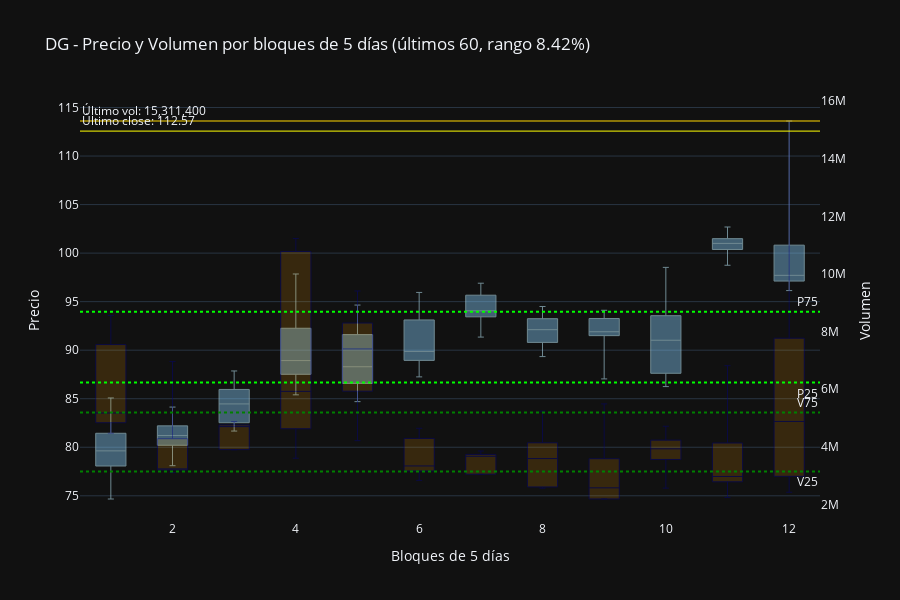

The notebook cell saved with this chart:
### Code cell
import plotly.graph_objects as go
import numpy as np

# === CONFIGURACIÓN ===
n = 60
d = 5
precio_color = "rgba(135,206,250,0.7)"   # skyblue más saturado
volumen_color = "rgba(255,165,0,0.4)"    # orange claro translúcido

# === PREPARAR DATOS ===
# Precio
df_p = df[["open", "high", "low", "close"]].dropna().tail(n).copy()
df_p["fecha"] = df_p.index
df_p["grupo"] = (np.arange(len(df_p)) // d) + 1
df_box_p = pd.melt(df_p, id_vars=["fecha", "grupo"], value_vars=["open", "high", "low", "close"], var_name="tipo", value_name="precio")

# Volumen
df_v = df[["volume"]].dropna().tail(n).copy()
df_v["fecha"] = df_v.index
df_v["grupo"] = (np.arange(len(df_v)) // d) + 1

# P25/P75/Cierre precio
p25 = df["close"].dropna().tail(n).quantile(0.25)
p75 = df["close"].dropna().tail(n).quantile(0.75)
close_last = df["close"].dropna().iloc[-1]
rango_pct = ((p75 - p25) / p25) * 100

# V25/V75/Cierre volumen
v25 = df["volume"].dropna().tail(n).quantile(0.25)
v75 = df["volume"].dropna().tail(n).quantile(0.75)
vol_last = df["volume"].dropna().iloc[-1]
rango_vol = ((v75 - v25) / v25) * 100

# === GRAFICO ===
fig = go.Figure()

# Boxplots precio
for g in sorted(df_box_p["grupo"].unique()):
    y = df_box_p[df_box_p["grupo"] == g]["precio"]
    fig.add_trace(go.Box(
        y=y,
        x=[g]*len(y),
        name=f"Precio Bloque {g}",
        boxpoints=False,
        line=dict(width=1, color="lightblue"),
        fillcolor=precio_color,
        marker=dict(size=0),
        yaxis="y1",
        opacity=0.6,
        whiskerwidth=0.2
    ))

# Boxplots volumen
for g in sorted(df_v["grupo"].unique()):
    y = df_v[df_v["grupo"] == g]["volume"]
    fig.add_trace(go.Box(
        y=y,
        x=[g]*len(y),
        name=f"Volumen Bloque {g}",
        boxpoints=False,
        line=dict(width=1, color="darkblue"),
        fillcolor=volumen_color,
        marker=dict(size=0),
        yaxis="y2",
        opacity=0.4,
        whiskerwidth=0.2
    ))

# === LÍNEAS REFERENCIA PRECIO (y1) ===
fig.add_hline(y=p25, line_dash="dot", line_color="lime", annotation_text="P25", annotation_position="bottom right", yref="y1")
fig.add_hline(y=p75, line_dash="dot", line_color="lime", annotation_text="P75", annotation_position="top right", yref="y1")
fig.add_hline(y=close_last, line_color="yellow", line_width=1, annotation_text=f"Último close: {close_last:.2f}", annotation_position="top left", yref="y1")

# === LÍNEAS REFERENCIA VOLUMEN (y2) ===
fig.add_hline(y=v25, line_dash="dot", line_color="green", yref="y2", annotation_text="V25", annotation_position="bottom right")
fig.add_hline(y=v75, line_dash="dot", line_color="green", yref="y2", annotation_text="V75", annotation_position="top right")
fig.add_hline(y=vol_last, line_color="gold", line_width=1, yref="y2", annotation_text=f"Último vol: {vol_last:,.0f}", annotation_position="top left")

# === CONFIGURACIÓN FINAL ===
fig.update_layout(
    title=f"{simbolo} - Precio y Volumen por bloques de {d} días (últimos {n}, rango {rango_pct:.2f}%)",
    xaxis_title=f"Bloques de {d} días",
    yaxis=dict(title="Precio", side="left"),
    yaxis2=dict(title="Volumen", overlaying="y", side="right", showgrid=False),
    template="plotly_dark",
    height=600,
    showlegend=False
)

fig.show()

### Figure 1 — Plotly figure (JSON) as saved in the notebook; plotly's stock layout.template omitted (floating-point values rounded to 4 significant figures)
{"data": [{"boxpoints": false, "fillcolor": "rgba(135,206,250,0.7)", "line": {"color": "lightblue", "width": 1}, "marker": {"size": 0}, "name": "Precio Bloque 1", "opacity": 0.6, "type": "box", "whiskerwidth": 0.2, "x": [1, 1, 1, 1, 1, 1, 1, 1, 1, 1, 1, 1, 1, 1, 1, 1, 1, 1, 1, 1], "y": [81.74, 83.1, 79.28, 78.62, 79.91, 85.08, 83.1, 79.35, 81.14, 79.99, 80.59, 77.24, 74.67, 76.44, 77.52, 82.8, 78.64, 74.85, 79.95, 79.02], "yaxis": "y"}, {"boxpoints": false, "fillcolor": "rgba(135,206,250,0.7)", "line": {"color": "lightblue", "width": 1}, "marker": {"size": 0}, "name": "Precio Bloque 2", "opacity": 0.6, "type": "box", "whiskerwidth": 0.2, "x": [2, 2, 2, 2, 2, 2, 2, 2, 2, 2, 2, 2, 2, 2, 2, 2, 2, 2, 2, 2], "y": [79.9, 79.83, 80.81, 82.08, 81.17, 80.8, 81.74, 82.64, 83.21, 84.14, 78.1, 79.1, 80.51, 81.25, 80.51, 79.85, 81.41, 82.33, 81.67, 83.66], "yaxis": "y"}, {"boxpoints": false, "fillcolor": "rgba(135,206,250,0.7)", "line": {"color": "lightblue", "width": 1}, "marker": {"size": 0}, "name": "Precio Bloque 3", "opacity": 0.6, "type": "box", "whiskerwidth": 0.2, "x": [3, 3, 3, 3, 3, 3, 3, 3, 3, 3, 3, 3, 3, 3, 3, 3, 3, 3, 3, 3], "y": [82.48, 83.22, 82.29, 85.33, 87.4, 83.56, 84.23, 85.81, 87.86, 87.75, 81.67, 82.23, 81.75, 85.1, 85.13, 83.16, 82.58, 84.7, 87.54, 86.1], "yaxis": "y"}, {"boxpoints": false, "fillcolor": "rgba(135,206,250,0.7)", "line": {"color": "lightblue", "width": 1}, "marker": {"size": 0}, "name": "Precio Bloque 4", "opacity": 0.6, "type": "box", "whiskerwidth": 0.2, "x": [4, 4, 4, 4, 4, 4, 4, 4, 4, 4, 4, 4, 4, 4, 4, 4, 4, 4, 4, 4], "y": [85.4, 88.48, 87.43, 89.36, 92.26, 88.5, 89.58, 90.55, 95.0, 97.85, 85.4, 86.81, 87.43, 88.3, 92.26, 87.93, 87.6, 90.2, 94.41, 92.62], "yaxis": "y"}, {"boxpoints": false, "fillcolor": "rgba(135,206,250,0.7)", "line": {"color": "lightblue", "width": 1}, "marker": {"size": 0}, "name": "Precio Bloque 5", "opacity": 0.6, "type": "box", "whiskerwidth": 0.2, "x": [5, 5, 5, 5, 5, 5, 5, 5, 5, 5, 5, 5, 5, 5, 5, 5, 5, 5, 5, 5], "y": [92.48, 92.95, 86.99, 86.0, 87.42, 94.65, 93.2, 91.19, 88.89, 89.22, 90.62, 86.78, 84.7, 85.6, 86.38, 92.02, 87.7, 86.02, 87.13, 89.04], "yaxis": "y"}, {"boxpoints": false, "fillcolor": "rgba(135,206,250,0.7)", "line": {"color": "lightblue", "width": 1}, "marker": {"size": 0}, "name": "Precio Bloque 6", "opacity": 0.6, "type": "box", "whiskerwidth": 0.2, "x": [6, 6, 6, 6, 6, 6, 6, 6, 6, 6, 6, 6, 6, 6, 6, 6, 6, 6, 6, 6], "y": [88.85, 90.0, 89.1, 89.05, 93.55, 90.79, 90.46, 89.74, 93.27, 95.95, 87.92, 88.31, 87.25, 89.05, 93.16, 90.31, 88.43, 89.36, 93.07, 95.61], "yaxis": "y"}, {"boxpoints": false, "fillcolor": "rgba(135,206,250,0.7)", "line": {"color": "lightblue", "width": 1}, "marker": {"size": 0}, "name": "Precio Bloque 7", "opacity": 0.6, "type": "box", "whiskerwidth": 0.2, "x": [7, 7, 7, 7, 7, 7, 7, 7, 7, 7, 7, 7, 7, 7, 7, 7, 7, 7, 7, 7], "y": [95.67, 95.88, 95.62, 94.0, 93.31, 96.9, 96.71, 95.66, 94.5, 93.82, 94.12, 93.69, 92.28, 93.26, 91.35, 96.79, 95.43, 93.81, 93.56, 92.46], "yaxis": "y"}, {"boxpoints": false, "fillcolor": "rgba(135,206,250,0.7)", "line": {"color": "lightblue", "width": 1}, "marker": {"size": 0}, "name": "Precio Bloque 8", "opacity": 0.6, "type": "box", "whiskerwidth": 0.2, "x": [8, 8, 8, 8, 8, 8, 8, 8, 8, 8, 8, 8, 8, 8, 8, 8, 8, 8, 8, 8], "y": [93.09, 93.5, 93.16, 91.56, 91.05, 93.48, 94.5, 93.16, 91.67, 92.69, 91.77, 92.02, 89.34, 90.23, 90.45, 93.33, 93.69, 90.55, 90.3, 92.21], "yaxis": "y"}, {"boxpoints": false, "fillcolor": "rgba(135,206,250,0.7)", "line": {"color": "lightblue", "width": 1}, "marker": {"size": 0}, "name": "Precio Bloque 9", "opacity": 0.6, "type": "box", "whiskerwidth": 0.2, "x": [9, 9, 9, 9, 9, 9, 9, 9, 9, 9, 9, 9, 9, 9, 9, 9, 9, 9, 9, 9], "y": [91.9, 93.82, 92.9, 91.61, 90.5, 94.04, 94.11, 93.63, 92.5, 91.39, 91.9, 91.7, 91.73, 91.13, 87.04, 93.66, 92.89, 91.97, 91.66, 89.49], "yaxis": "y"}, {"boxpoints": false, "fillcolor": "rgba(135,206,250,0.7)", "line": {"color": "lightblue", "width": 1}, "marker": {"size": 0}, "name": "Precio Bloque 10", "opacity": 0.6, "type": "box", "whiskerwidth": 0.2, "x": [10, 10, 10, 10, 10, 10, 10, 10, 10, 10, 10, 10, 10, 10, 10, 10, 10, 10, 10, 10], "y": [89.05, 87.42, 87.7, 92.57, 93.64, 89.94, 88.27, 93.01, 93.76, 98.53, 86.69, 86.25, 87.54, 92.11, 93.56, 86.85, 87.7, 92.99, 93.55, 98.18], "yaxis": "y"}, {"boxpoints": false, "fillcolor": "rgba(135,206,250,0.7)", "line": {"color": "lightblue", "width": 1}, "marker": {"size": 0}, "name": "Precio Bloque 11", "opacity": 0.6, "type": "box", "whiskerwidth": 0.2, "x": [11, 11, 11, 11, 11, 11, 11, 11, 11, 11, 11, 11, 11, 11, 11, 11, 11, 11, 11, 11], "y": [99.71, 101.3, 101.0, 100.9, 101.4, 102.7, 102.2, 101.5, 102.0, 101.5, 98.75, 100.3, 99.76, 100.5, 99.68, 102.2, 100.8, 100.6, 101.4, 101.0], "yaxis": "y"}, {"boxpoints": false, "fillcolor": "rgba(135,206,250,0.7)", "line": {"color": "lightblue", "width": 1}, "marker": {"size": 0}, "name": "Precio Bloque 12", "opacity": 0.6, "type": "box", "whiskerwidth": 0.2, "x": [12, 12, 12, 12, 12, 12, 12, 12, 12, 12, 12, 12, 12, 12, 12, 12, 12, 12, 12, 12], "y": [100.8, 97.65, 96.83, 97.3, 107.0, 100.8, 98.04, 98.16, 98.19, 113.6, 97.55, 96.14, 96.52, 96.36, 106.1, 97.77, 97.07, 97.25, 97.17, 112.6], "yaxis": "y"}, {"boxpoints": false, "fillcolor": "rgba(255,165,0,0.4)", "line": {"color": "darkblue", "width": 1}, "marker": {"size": 0}, "name": "Volumen Bloque 1", "opacity": 0.4, "type": "box", "whiskerwidth": 0.2, "x": [1, 1, 1, 1, 1], "y": [7211600, 4468500, 4955500, 8556000, 5170900], "yaxis": "y2"}, {"boxpoints": false, "fillcolor": "rgba(255,165,0,0.4)", "line": {"color": "darkblue", "width": 1}, "marker": {"size": 0}, "name": "Volumen Bloque 2", "opacity": 0.4, "type": "box", "whiskerwidth": 0.2, "x": [2, 2, 2, 2, 2], "y": [3230200, 3101400, 3385700, 3225200, 6957600], "yaxis": "y2"}, {"boxpoints": false, "fillcolor": "rgba(255,165,0,0.4)", "line": {"color": "darkblue", "width": 1}, "marker": {"size": 0}, "name": "Volumen Bloque 3", "opacity": 0.4, "type": "box", "whiskerwidth": 0.2, "x": [3, 3, 3, 3, 3], "y": [4698000, 3894200, 4877000, 4717000, 3901900], "yaxis": "y2"}, {"boxpoints": false, "fillcolor": "rgba(255,165,0,0.4)", "line": {"color": "darkblue", "width": 1}, "marker": {"size": 0}, "name": "Volumen Bloque 4", "opacity": 0.4, "type": "box", "whiskerwidth": 0.2, "x": [4, 4, 4, 4, 4], "y": [5923300, 3601200, 4966300, 11232400, 10629000], "yaxis": "y2"}, {"boxpoints": false, "fillcolor": "rgba(255,165,0,0.4)", "line": {"color": "darkblue", "width": 1}, "marker": {"size": 0}, "name": "Volumen Bloque 5", "opacity": 0.4, "type": "box", "whiskerwidth": 0.2, "x": [5, 5, 5, 5, 5], "y": [7925100, 7396300, 9408500, 6501400, 4211700], "yaxis": "y2"}, {"boxpoints": false, "fillcolor": "rgba(255,165,0,0.4)", "line": {"color": "darkblue", "width": 1}, "marker": {"size": 0}, "name": "Volumen Bloque 6", "opacity": 0.4, "type": "box", "whiskerwidth": 0.2, "x": [6, 6, 6, 6, 6], "y": [3264500, 2832100, 3332800, 4172000, 4640700], "yaxis": "y2"}, {"boxpoints": false, "fillcolor": "rgba(255,165,0,0.4)", "line": {"color": "darkblue", "width": 1}, "marker": {"size": 0}, "name": "Volumen Bloque 7", "opacity": 0.4, "type": "box", "whiskerwidth": 0.2, "x": [7, 7, 7, 7, 7], "y": [3668800, 3852100, 3693400, 3040100, 3048600], "yaxis": "y2"}, {"boxpoints": false, "fillcolor": "rgba(255,165,0,0.4)", "line": {"color": "darkblue", "width": 1}, "marker": {"size": 0}, "name": "Volumen Bloque 8", "opacity": 0.4, "type": "box", "whiskerwidth": 0.2, "x": [8, 8, 8, 8, 8], "y": [2560800, 3588600, 5236600, 3770000, 2617100], "yaxis": "y2"}, {"boxpoints": false, "fillcolor": "rgba(255,165,0,0.4)", "line": {"color": "darkblue", "width": 1}, "marker": {"size": 0}, "name": "Volumen Bloque 9", "opacity": 0.4, "type": "box", "whiskerwidth": 0.2, "x": [9, 9, 9, 9, 9], "y": [2948800, 2187500, 2572200, 2185100, 5487400], "yaxis": "y2"}, {"boxpoints": false, "fillcolor": "rgba(255,165,0,0.4)", "line": {"color": "darkblue", "width": 1}, "marker": {"size": 0}, "name": "Volumen Bloque 10", "opacity": 0.4, "type": "box", "whiskerwidth": 0.2, "x": [10, 10, 10, 10, 10], "y": [4068500, 3927800, 3890100, 2562600, 4711200], "yaxis": "y2"}, {"boxpoints": false, "fillcolor": "rgba(255,165,0,0.4)", "line": {"color": "darkblue", "width": 1}, "marker": {"size": 0}, "name": "Volumen Bloque 11", "opacity": 0.4, "type": "box", "whiskerwidth": 0.2, "x": [11, 11, 11, 11, 11], "y": [6814300, 2967100, 2963200, 2240400, 3235400], "yaxis": "y2"}, {"boxpoints": false, "fillcolor": "rgba(255,165,0,0.4)", "line": {"color": "darkblue", "width": 1}, "marker": {"size": 0}, "name": "Volumen Bloque 12", "opacity": 0.4, "type": "box", "whiskerwidth": 0.2, "x": [12, 12, 12, 12, 12], "y": [3157000, 2419800, 5254700, 4878000, 15311400], "yaxis": "y2"}], "layout": {"annotations": [{"showarrow": false, "text": "P25", "x": 1, "xanchor": "right", "xref": "x domain", "y": 86.66, "yanchor": "top", "yref": "y"}, {"showarrow": false, "text": "P75", "x": 1, "xanchor": "right", "xref": "x domain", "y": 93.96, "yanchor": "bottom", "yref": "y"}, {"showarrow": false, "text": "Último close: 112.57", "x": 0, "xanchor": "left", "xref": "x domain", "y": 112.6, "yanchor": "bottom", "yref": "y"}, {"showarrow": false, "text": "V25", "x": 1, "xanchor": "right", "xref": "x domain", "y": 3143100, "yanchor": "top", "yref": "y2"}, {"showarrow": false, "text": "V75", "x": 1, "xanchor": "right", "xref": "x domain", "y": 5187325, "yanchor": "bottom", "yref": "y2"}, {"showarrow": false, "text": "Último vol: 15,311,400", "x": 0, "xanchor": "left", "xref": "x domain", "y": 15311400, "yanchor": "bottom", "yref": "y2"}], "height": 600, "shapes": [{"line": {"color": "lime", "dash": "dot"}, "type": "line", "x0": 0, "x1": 1, "xref": "x domain", "y0": 86.66, "y1": 86.66, "yref": "y"}, {"line": {"color": "lime", "dash": "dot"}, "type": "line", "x0": 0, "x1": 1, "xref": "x domain", "y0": 93.96, "y1": 93.96, "yref": "y"}, {"line": {"color": "yellow", "width": 1}, "type": "line", "x0": 0, "x1": 1, "xref": "x domain", "y0": 112.6, "y1": 112.6, "yref": "y"}, {"line": {"color": "green", "dash": "dot"}, "type": "line", "x0": 0, "x1": 1, "xref": "x domain", "y0": 3143100, "y1": 3143100, "yref": "y2"}, {"line": {"color": "green", "dash": "dot"}, "type": "line", "x0": 0, "x1": 1, "xref": "x domain", "y0": 5187325, "y1": 5187325, "yref": "y2"}, {"line": {"color": "gold", "width": 1}, "type": "line", "x0": 0, "x1": 1, "xref": "x domain", "y0": 15311400, "y1": 15311400, "yref": "y2"}], "showlegend": false, "title": {"text": "DG - Precio y Volumen por bloques de 5 días (últimos 60, rango 8.42%)"}, "xaxis": {"title": {"text": "Bloques de 5 días"}}, "yaxis": {"side": "left", "title": {"text": "Precio"}}, "yaxis2": {"overlaying": "y", "showgrid": false, "side": "right", "title": {"text": "Volumen"}}}}
